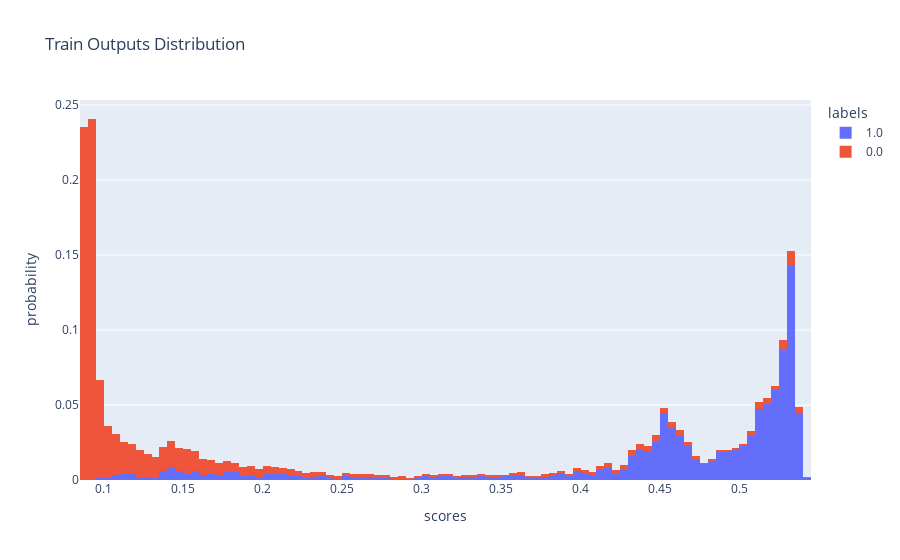

Notebook source saved alongside this figure:
### Code cell
import plotly.express as px
df = pd.DataFrame(
    {
        "scores": train_outputs,
        "labels": train_trues
    }
)
px.histogram(df, x="scores", color="labels", barmode="stack", histnorm="probability", title="Train Outputs Distribution")

### Figure 1 — Plotly figure (JSON) as saved in the notebook; plotly's stock layout.template omitted (floating-point values rounded to 4 significant figures; data arrays with more than 128 entries replaced by an {"elided": "..."} marker saying what was removed)
{"data": [{"alignmentgroup": "True", "bingroup": "x", "histnorm": "probability", "hovertemplate": "labels=1.0<br>scores=%{x}<br>probability=%{y}<extra></extra>", "legendgroup": "1.0", "marker": {"color": "#636efa", "pattern": {"shape": ""}}, "name": "1.0", "offsetgroup": "1.0", "orientation": "v", "showlegend": true, "type": "histogram", "x": {"elided": "1920 float values"}, "xaxis": "x", "yaxis": "y"}, {"alignmentgroup": "True", "bingroup": "x", "histnorm": "probability", "hovertemplate": "labels=0.0<br>scores=%{x}<br>probability=%{y}<extra></extra>", "legendgroup": "0.0", "marker": {"color": "#EF553B", "pattern": {"shape": ""}}, "name": "0.0", "offsetgroup": "0.0", "orientation": "v", "showlegend": true, "type": "histogram", "x": {"elided": "42584 float values"}, "xaxis": "x", "yaxis": "y"}], "layout": {"barmode": "stack", "legend": {"title": {"text": "labels"}, "tracegroupgap": 0}, "title": {"text": "Train Outputs Distribution"}, "xaxis": {"anchor": "y", "domain": [0, 1], "title": {"text": "scores"}}, "yaxis": {"anchor": "x", "domain": [0, 1], "title": {"text": "probability"}}}}
